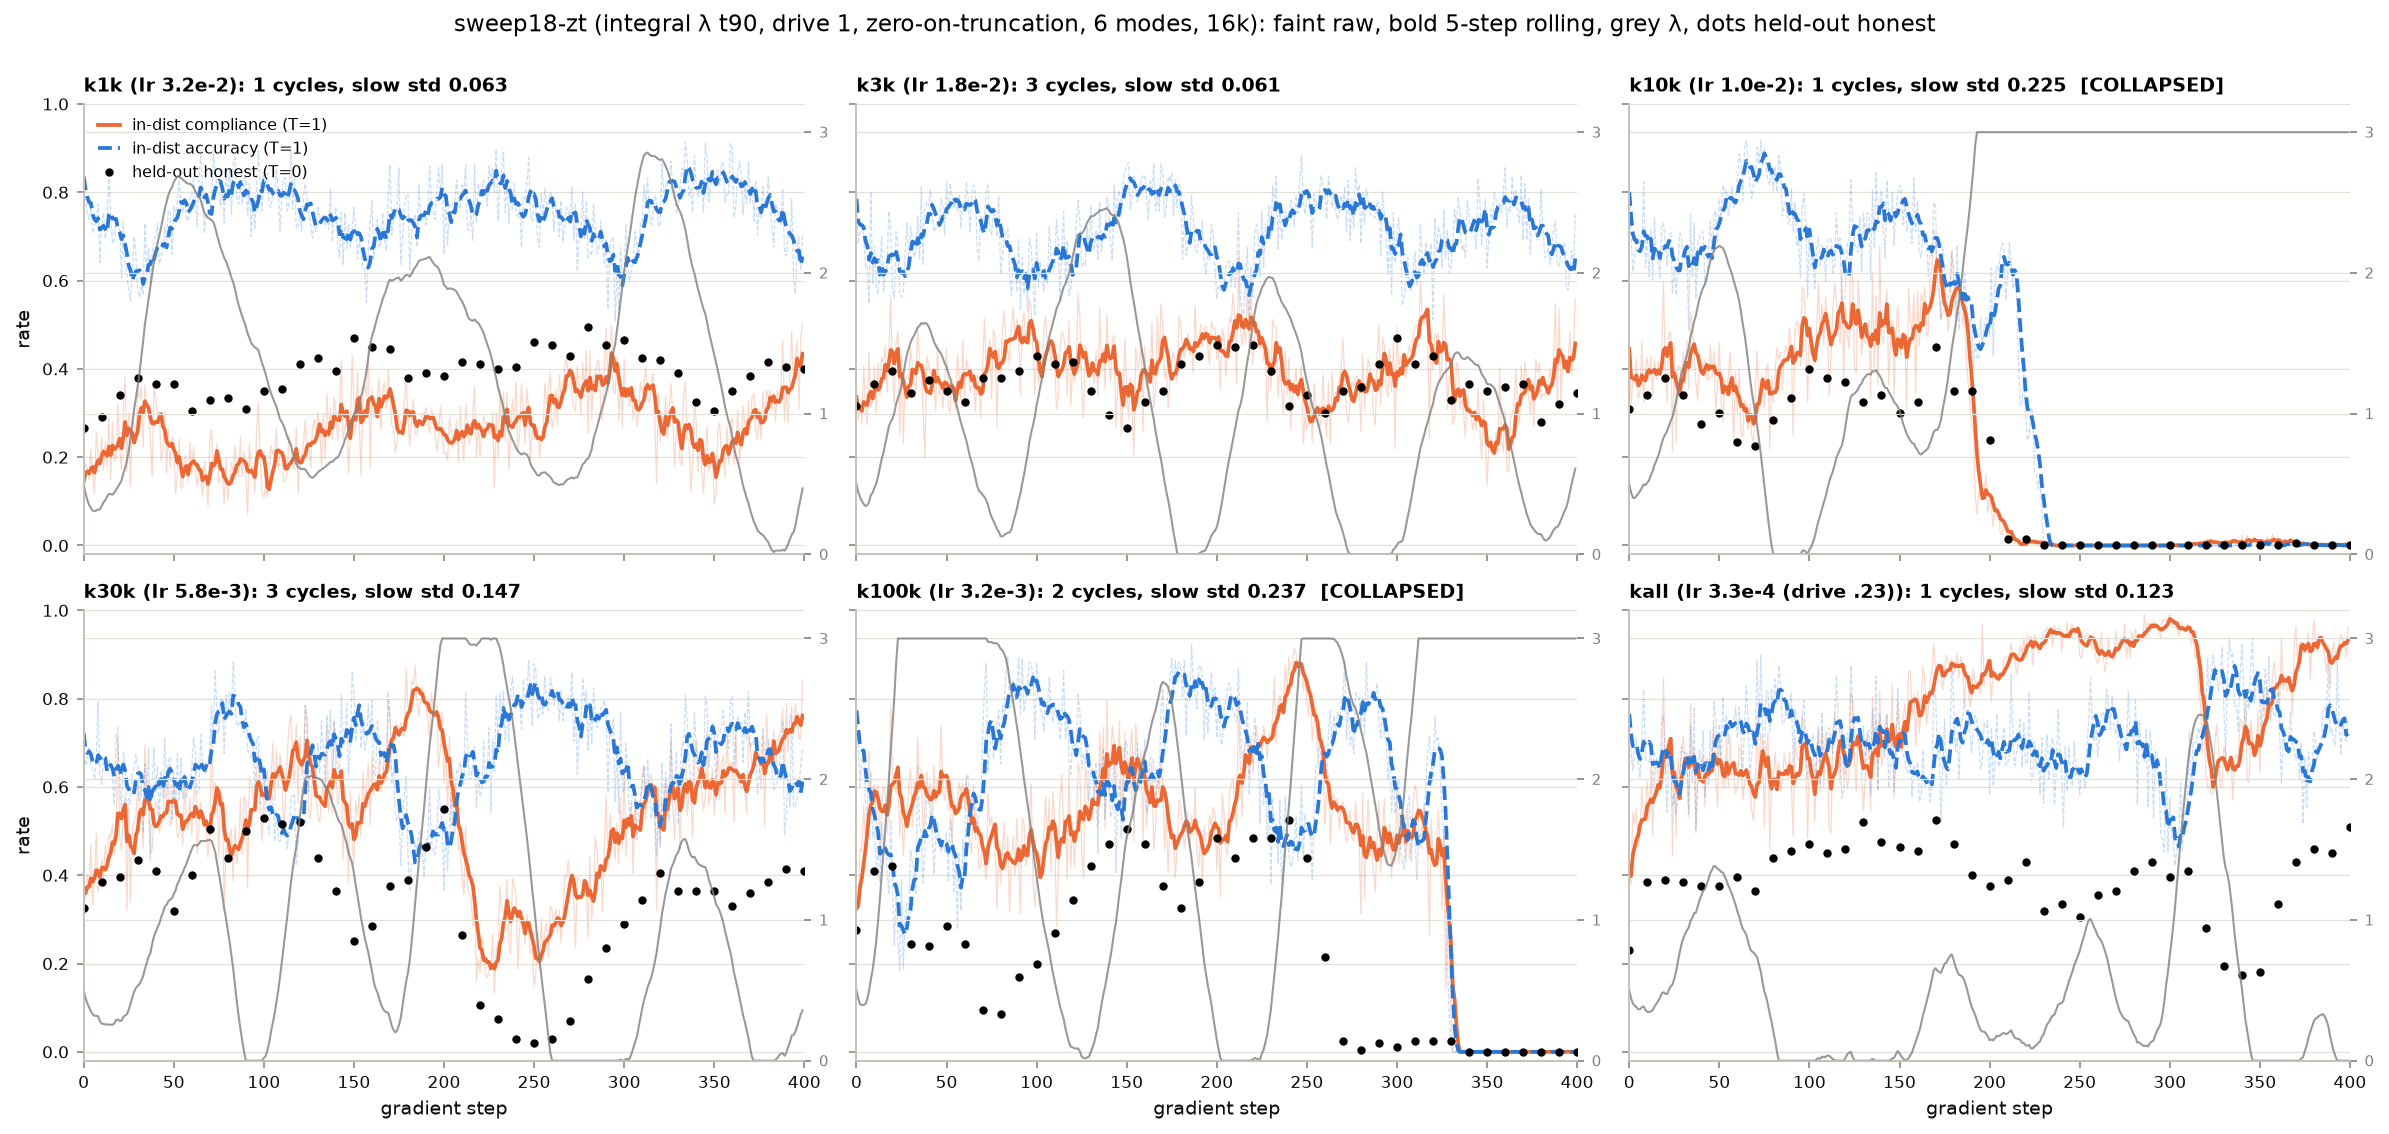

This chart was generated by the following Python code:
"""sweep18-zt (integral λ t90, drive 1, zt, 6 modes, 16k, 400 it) per-run trajectories,
same panel format as sweep23_trajectories.py: raw + 5-step-rolling in-dist compliance/accuracy,
λ on the right axis, held-out honest compliance (T=0, 200q val) as dots, cycle count in title."""
import json, sys
from pathlib import Path
import numpy as np
import matplotlib.pyplot as plt
from scipy.signal import find_peaks
sys.path.insert(0, str(Path(__file__).resolve().parents[2]))
from utils import PALETTE, set_matplotlib_style  # noqa: E402

RUNS = Path(__file__).resolve().parents[1] / "runs" / "sweep18_truncfix"
CACHE = Path(__file__).resolve().parents[1] / "runs" / "sweep23_conjunctive" / "summary_cache.json"
ARMS = [("k1k", "sweep18-zt-k1k", "lr 3.2e-2"), ("k3k", "sweep18-zt-k3k", "lr 1.8e-2"), ("k10k", "sweep18-zt-k10k", "lr 1.0e-2"),
        ("k30k", "sweep18-zt-k30k", "lr 5.8e-3"), ("k100k", "sweep18-zt-k100k", "lr 3.2e-3"), ("kall", "sweep18-zt-kall-lr33", "lr 3.3e-4 (drive .23)")]

def roll(x, w):
    x = np.asarray(x, float); return np.array([np.nanmean(x[max(0, i - w + 1):i + 1]) for i in range(len(x))])

held = json.loads(CACHE.read_text())
set_matplotlib_style()
fig, axes = plt.subplots(2, 3, figsize=(16, 7.5), sharex=True, sharey=True)
for ax, (k, name, lrlab) in zip(axes.flat, ARMS):
    rows = {}
    for l in open(RUNS / name / "progress.jsonl"):
        r = json.loads(l); rows[r["iteration"]] = r
    its = sorted(rows); it = np.array(its)
    comp = np.array([rows[i]["compliance_rate"] for i in its]); acc = np.array([rows[i]["accuracy"] for i in its])
    lam = np.array([rows[i].get("anchor_lambda", np.nan) for i in its], float)
    ax.plot(it, comp, color=PALETTE[1], lw=0.6, alpha=0.25); ax.plot(it, acc, color=PALETTE[0], lw=0.6, alpha=0.25, ls="--")
    ax.plot(it, roll(comp, 5), color=PALETTE[1], lw=1.8, label="in-dist compliance (T=1)")
    ax.plot(it, roll(acc, 5), color=PALETTE[0], lw=1.8, ls="--", label="in-dist accuracy (T=1)")
    H = {int(s): v for s, v in held[name]["heldout"].items()}; S = sorted(H)
    ax.plot(S, [H[s]["honest"] for s in S], "o", color="black", ms=3, label="held-out honest (T=0)")
    ax2 = ax.twinx(); ax2.plot(it, lam, color="grey", lw=1.0, alpha=0.8); ax2.set_ylim(0, 3.2); ax2.set_yticks([0, 1, 2, 3]); ax2.tick_params(labelsize=7, colors="grey")
    sm = roll(comp, 10); m = it >= 50; peaks, _ = find_peaks(sm[m], prominence=0.10)
    dead = roll(acc, 5)[-1] < 0.1
    ax.set_title(f"{k} ({lrlab}): {len(peaks)} cycles, slow std {np.std(sm[m]):.3f}" + ("  [COLLAPSED]" if dead else ""), fontsize=9)
    ax.set_ylim(-0.02, 1.0); ax.set_xlim(0, 400)
for ax in axes[-1]: ax.set_xlabel("gradient step")
for ax in axes[:, 0]: ax.set_ylabel("rate")
axes[0][0].legend(fontsize=7.5, loc="upper left", framealpha=0.9)
fig.suptitle("sweep18-zt (integral λ t90, drive 1, zero-on-truncation, 6 modes, 16k): faint raw, bold 5-step rolling, grey λ, dots held-out honest", y=1.0)
fig.tight_layout(); out = Path(__file__).resolve().parent / "sweep18zt_trajectories.png"; fig.savefig(out, dpi=150, bbox_inches="tight"); print(out)
